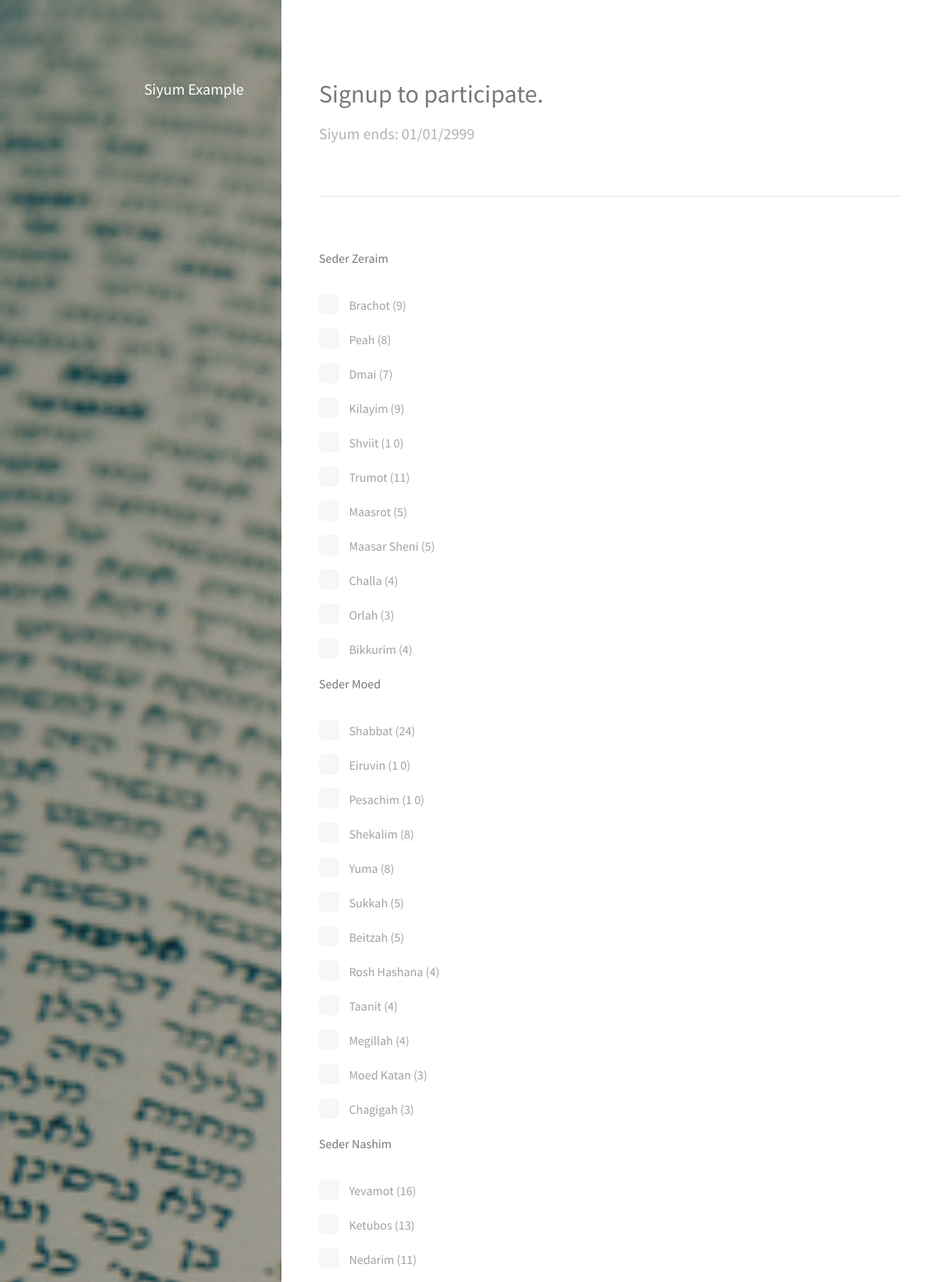
The page / (upper part) on the database its author committed.
### tables this page shows
CREATE TABLE `siyums` (
  `SiyumID` int(9) NOT NULL,
  `siyumName` varchar(180) NOT NULL,
  `siyumType` varchar(180) NOT NULL,
  `siyumFor` varchar(180) NOT NULL,
  `siyumEndDate` varchar(140) NOT NULL
);

CREATE TABLE `mishna` (
  `RowID` int(9) NOT NULL,
  `SiyumID` int(9) NOT NULL,
  `volumeName` varchar(140) NOT NULL,
  `status` int(9) DEFAULT '0',
  `name` varchar(140) DEFAULT NULL,
  `email` varchar(200) DEFAULT NULL
);

### functions.php (called while the page is built, shortened)
<?php
function getHomepageID(){
	$sql = $GLOBALS['con']->query("SELECT `OptKey` FROM `options` WHERE OptValue='HomepageID'");
	return $sql->fetchColumn();
}
?>

### index.php (the view, shortened to what this page needs)
<?php
require 'functions.php';
    if(isset($_GET['siyum'])){
        $siyumID = safesql($_GET['siyum']);
    } else {
        $siyumID = getHomepageID();
    }
    $stm = $con->prepare("SELECT * FROM `siyums` WHERE `SiyumID` LIKE '" . $siyumID. "'");
    $stm->execute();
    $records = $stm->fetchAll();
    foreach($records as $row){
        $siyumID = $row['SiyumID'];
        $siyumName = $row['siyumName'];
        $siyumEndDate = $row['siyumEndDate'];
        $siyumType = $row['siyumType'];
    };
?>
<!DOCTYPE HTML>
<html>
    <head>
        <link rel="stylesheet" href="assets/css/main.css" />
    </head>
    <body id="top">
        <header id="header">
            <div class="inner">
                <h1><strong><?php echo $siyumName ?></strong></h1>
            </div>
        </header>
        <div id="main">
            <section id="one">
                <header class="major">
                    <h2>Signup to participate.</h2>
                    <p>Siyum ends: <?php echo $siyumEndDate; ?></p>
                </header>
            </section>
            <section id="two">
                <?php
                    echo "<form action='register.php' method=POST><div class='12u$'>";
                    $sql = ("SELECT * FROM `" . $siyumType . "` WHERE `SiyumID` LIKE '" . $siyumID . "'");
                    $stm = $con->prepare($sql);
                    $stm->execute();
                    $records = $stm->fetchAll();
                    foreach ($records as $row) {
                       	if($row['status'] == 5){
                       		echo "<p><strong>" . $row['volumeName'] . "</strong></p>";
                       	} else if($row['status'] == 1){
                            echo "<input type='checkbox' name='sections[]' id='" . $row['volumeName'] . "' value='"  . $row['volumeName'] . "'>";
                            echo "<label for='" . $row['volumeName'] . "'>"  . $row['volumeName'] . " - [TAKEN]</label><br />";
                        } else {
                            echo "<label for='" . $row['volumeName'] . "'>"  . $row['volumeName'] . "</label><br />";
                        };
                    };
                    echo "</div><div class='12u$'>";
                    echo "</div></form>";
                ?>
            </section>
    </body>
</html>

### assets/css/main.css (style rules this page uses)
html, body, div, span, applet, object, iframe, h1, h2, h3, h4, h5, h6, p, blockquote, pre, a, abbr, acronym, address, big, cite, code, del, dfn, em, img, ins, kbd, q, s, samp, small, strike, strong, sub, sup, tt, var, b, u, i, center, dl, dt, dd, ol, ul, li, fieldset, form, label, legend, table, caption, tbody, tfoot, thead, tr, th, td, article, aside, canvas, details, embed, figure, figcaption, footer, header, hgroup, menu, nav, output, ruby, section, summary, time, mark, audio, video { margin: 0; padding: 0; border: 0; font-size: 100%; font: inherit; vertical-align: baseline; }
article, aside, details, figcaption, figure, footer, header, hgroup, menu, nav, section { display: block; }
body { line-height: 1; }
body { -webkit-text-size-adjust: none; }
*, *:before, *:after { -moz-box-sizing: border-box; -webkit-box-sizing: border-box; box-sizing: border-box; }
.\31 2u, .\31 2u\24 { width: 100%; clear: none; margin-left: 0; }
body { background: #fff; }
body, input, select, textarea { color: #a2a2a2; font-family: "Source Sans Pro", Helvetica, sans-serif; font-size: 16pt; font-weight: 400; line-height: 1.75em; }
strong, b { color: #787878; font-weight: 400; }
p { margin: 0 0 2em 0; }
h1, h2, h3, h4, h5, h6 { color: #787878; font-weight: 400; line-height: 1em; margin: 0 0 1em 0; }
h1 { font-size: 2em; line-height: 1.5em; }
h2 { font-size: 1.5em; line-height: 1.5em; }
header p { color: #b2b2b2; position: relative; margin: 0 0 1.5em 0; }
header h2 + p { font-size: 1.25em; margin-top: -1em; line-height: 1.5em; }
header.major h2 { font-size: 2em; }
form { margin: 0 0 2em 0; }
label { color: #787878; display: block; font-size: 0.9em; font-weight: 400; margin: 0 0 1em 0; }
input[type="checkbox"] + label, input[type="radio"] + label { text-decoration: none; color: #a2a2a2; cursor: pointer; display: inline-block; font-size: 1em; font-weight: 400; padding-left: 2.4em; padding-right: 0.75em; position: relative; }
input[type="checkbox"] + label:before, input[type="radio"] + label:before { -moz-osx-font-smoothing: grayscale; -webkit-font-smoothing: antialiased; font-family: FontAwesome; font-style: normal; font-weight: normal; text-transform: none !important; }
input[type="checkbox"] + label:before, input[type="radio"] + label:before { background: #f7f7f7; border-radius: 0.35em; border: solid 2px transparent; content: ''; display: inline-block; height: 1.65em; left: 0; line-height: 1.58125em; position: absolute; text-align: center; top: 0; width: 1.65em; }
input[type="checkbox"] + label:before { border-radius: 0.35em; }
#header { display: -moz-flex; display: -webkit-flex; display: -ms-flex; display: flex; -moz-flex-direction: column; -webkit-flex-direction: column; -ms-flex-direction: column; flex-direction: column; -moz-align-items: -moz-flex-end; -webkit-align-items: -webkit-flex-end; -ms-align-items: -ms-flex-end; align-items: flex-end; -moz-justify-content: space-between; -webkit-justify-content: space-between; -ms-justify-content: space-between; justify-content: space-between; background-color: #1f1815; background-attachment: scroll, fixed; background-image: url("images/overlay.png"), url("../../images/bg.jpg"); background-position: top left, top left; background-repeat: repeat, no-repeat; background-size: auto, auto 100%; color: rgba(255, 255, 255, 0.5); height: 100%; left: 0; padding: 8em 4em; position: fixed; text-align: right; top: 0; width: 35%; }
#header > * { -moz-flex-shrink: 0; -webkit-flex-shrink: 0; -ms-flex-shrink: 0; flex-shrink: 0; width: 100%; }
#header > .inner { -moz-flex-grow: 1; -webkit-flex-grow: 1; -ms-flex-grow: 1; flex-grow: 1; margin: 0 0 2em 0; }
#header strong, #header b { color: #ffffff; }
#header h1 { color: rgba(255, 255, 255, 0.5); font-size: 1.35em; line-height: 1.75em; margin: 0; }
#main { margin-left: 35%; max-width: 54em; padding: 8em 4em 4em 4em; width: calc(100% - 35%); }
#main > section { border-top: solid 2px #efefef; margin: 4em 0 0 0; padding: 4em 0 0 0; }
#main > section:first-child { border-top: 0; margin-top: 0; padding-top: 0; }
@media screen and (max-width: 1800px) { body, input, select, textarea { font-size: 12pt; } }
@media screen and (max-width: 1280px) { #header { padding: 6em 3em 3em 3em; width: 30%; } }
@media screen and (max-width: 1280px) { #header h1 { font-size: 1.25em; } }
@media screen and (max-width: 1280px) { #main { margin-left: 30%; max-width: none; padding: 6em 3em 3em 3em; width: calc(100% - 30%); } }

### rows shown on the page
siyums: siyumName "Siyum Example", siyumEndDate "01/01/2999"
mishna: volumeName "Seder Zeraim"
mishna: volumeName "Brachot (9)"
mishna: volumeName "Peah (8)"
mishna: volumeName "Dmai (7)"
mishna: volumeName "Kilayim (9)"
mishna: volumeName "Shviit (1 0)"
mishna: volumeName "Trumot (11)"
mishna: volumeName "Maasrot (5)"
mishna: volumeName "Maasar Sheni (5)"
mishna: volumeName "Challa (4)"
mishna: volumeName "Orlah (3)"
mishna: volumeName "Bikkurim (4)"
mishna: volumeName "Seder Moed"
mishna: volumeName "Shabbat (24)"
mishna: volumeName "Eiruvin (1 0)"
mishna: volumeName "Pesachim (1 0)"
mishna: volumeName "Shekalim (8)"
mishna: volumeName "Yuma (8)"
mishna: volumeName "Sukkah (5)"
mishna: volumeName "Beitzah (5)"
mishna: volumeName "Rosh Hashana (4)"
mishna: volumeName "Taanit (4)"
mishna: volumeName "Megillah (4)"
mishna: volumeName "Moed Katan (3)"
mishna: volumeName "Chagigah (3)"
mishna: volumeName "Seder Nashim"
mishna: volumeName "Yevamot (16)"
mishna: volumeName "Ketubos (13)"
mishna: volumeName "Nedarim (11)"
